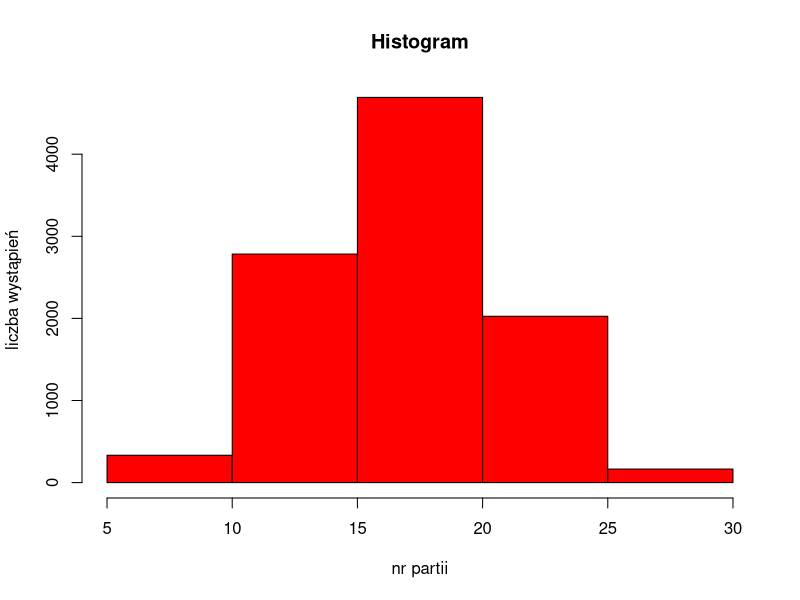

R code for this plot:


nr_partii <- 0
wynik <- 0


for (i in 1:10000) {
  nr <- sample(1:6, 1)
  nr2 <- sample(1:6, 1)
  nr3 <- sample(1:6, 1)
  nr4 <- sample(1:6, 1)
  nr5 <- sample(1:6, 1)
  wynik[i] <- nr + nr2 + nr3 + nr4 + nr5
}


hist(wynik, breaks = 6, col = "red", main = "Histogram", xlab = "nr partii", ylab = "liczba wystąpień")
